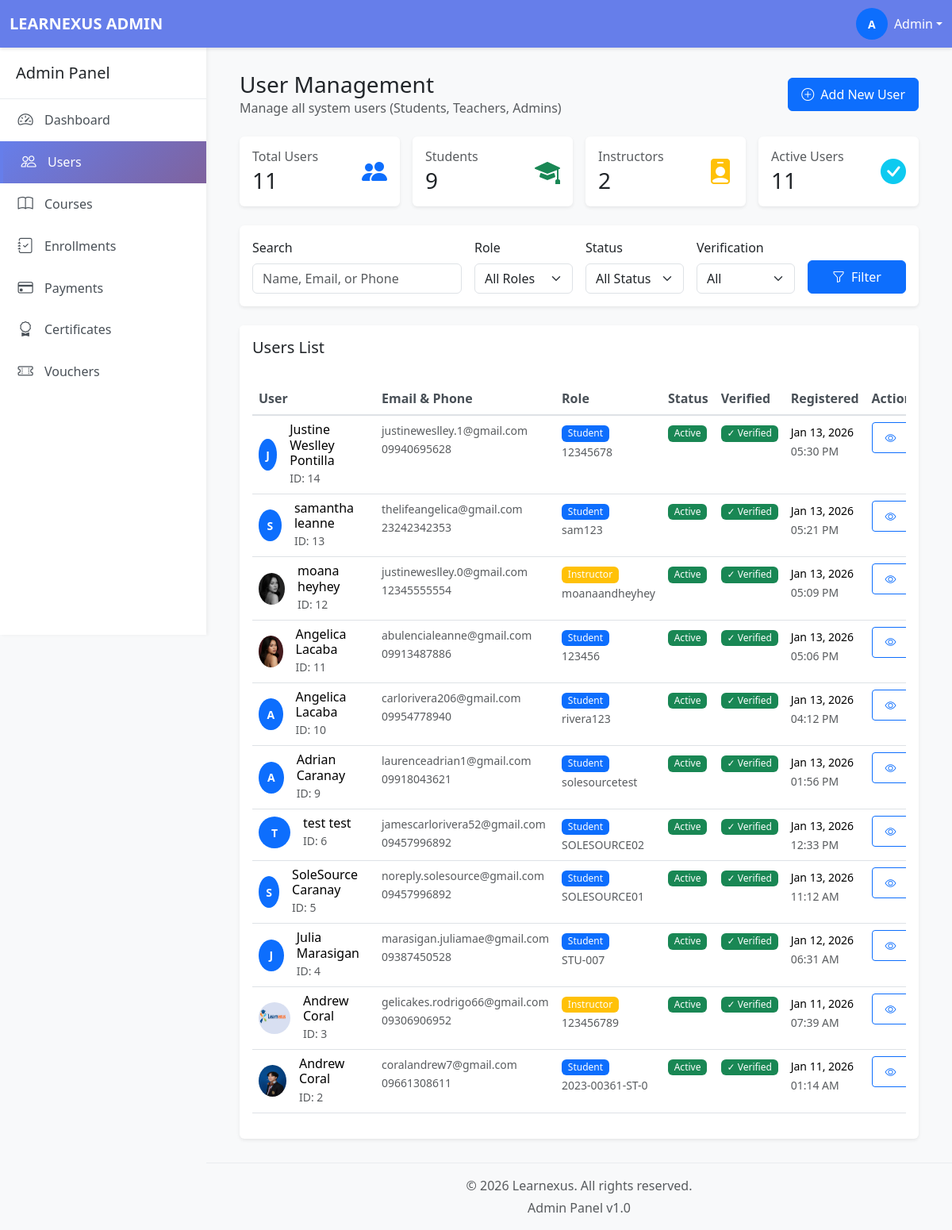
Screenshot of /admin/users.php (signed in) with the database file from the repository.
### tables this page shows
CREATE TABLE `users` (
  `userID` int(11) NOT NULL,
  `email` varchar(255) NOT NULL,
  `passwordHash` varchar(255) NOT NULL,
  `firstName` varchar(100) NOT NULL,
  `lastName` varchar(100) NOT NULL,
  `middleInitial` varchar(5) NOT NULL,
  `phone` varchar(20) DEFAULT NULL,
  `avatar` varchar(255) DEFAULT NULL,
  `phoneVerified` tinyint(1) DEFAULT 0,
  `emailVerified` tinyint(1) DEFAULT 0,
  `role` enum('student','instructor','admin') DEFAULT 'student',
  `status` enum('active','inactive','suspended') DEFAULT 'active',
  `createdAt` timestamp NOT NULL DEFAULT current_timestamp(),
  `studentNumber` varchar(50) DEFAULT NULL,
  `teacherNumber` varchar(50) DEFAULT NULL
);

### admin/users.php (the view, shortened to what this page needs)
<?php
require_once '../database/db_connect.php';
$limit = 20;
$page = isset($_GET['page']) ? (int)$_GET['page'] : 1;
$offset = ($page - 1) * $limit;
$search = isset($_GET['search']) ? trim($_GET['search']) : '';
$whereClauses = [];
$params = [];
if (isset($_SESSION['user_id'])) {
    $whereClauses[] = "userID != ?";
    $params[] = $_SESSION['user_id'];
}
$whereSQL = !empty($whereClauses) ? 'WHERE ' . implode(' AND ', $whereClauses) : '';
$sql = "SELECT * FROM users $whereSQL ORDER BY createdAt DESC";
$sql .= " LIMIT " . (int)$limit . " OFFSET " . (int)$offset;
$stmt = $conn->prepare($sql);
if (!empty($params)) {
    $stmt->execute($params);
} else {
    $stmt->execute();
}
$users = $stmt->fetchAll(PDO::FETCH_ASSOC);
$statsStmt = $conn->query("
    SELECT
        COUNT(CASE WHEN role != 'admin' THEN 1 END) AS total,
        COUNT(CASE WHEN role = 'student' THEN 1 END) AS students,
        COUNT(CASE WHEN role = 'instructor' THEN 1 END) AS instructors,
        COUNT(CASE WHEN role = 'admin' THEN 1 END) AS admins,
        COUNT(CASE WHEN status = 'active' AND role != 'admin' THEN 1 END) AS active,
        COUNT(CASE WHEN status = 'suspended' AND role != 'admin' THEN 1 END) AS suspended,
        COUNT(CASE WHEN emailVerified = 1 AND phoneVerified = 1 AND role != 'admin' THEN 1 END) AS verified
    FROM users
");
$stats = $statsStmt->fetch(PDO::FETCH_ASSOC);
include 'includes/header.php';
include 'includes/sidebar.php';
?>
<div class="main-content">
    <div class="container-fluid">
        <div class="d-flex justify-content-between align-items-center mb-4">
            <div>
                <h1 class="h3 mb-0">User Management</h1>
                <p class="text-muted mb-0">Manage all system users (Students, Teachers, Admins)</p>
            </div>
            <div>
                <button class="btn btn-primary" data-bs-toggle="modal" data-bs-target="#addUserModal">
                    <i class="bi bi-plus-circle me-2"></i>Add New User
                </button>
            </div>
        </div>
        <div class="row g-3 mb-4">
            <div class="col-lg-3 col-md-6">
                <div class="card border-0 shadow-sm">
                    <div class="card-body">
                        <div class="d-flex justify-content-between align-items-center">
                            <div>
                                <h6 class="text-muted mb-1">Total Users</h6>
                                <h3 class="mb-0"><?php echo number_format($stats['total']); ?></h3>
                            </div>
                            <div class="text-primary">
                                <i class="bi bi-people-fill fs-2"></i>
                            </div>
                        </div>
                    </div>
                </div>
            </div>
            <div class="col-lg-3 col-md-6">
                <div class="card border-0 shadow-sm">
                    <div class="card-body">
                        <div class="d-flex justify-content-between align-items-center">
                            <div>
                                <h6 class="text-muted mb-1">Students</h6>
                                <h3 class="mb-0"><?php echo number_format($stats['students']); ?></h3>
                            </div>
                            <div class="text-success">
                                <i class="bi bi-mortarboard-fill fs-2"></i>
                            </div>
                        </div>
                    </div>
                </div>
            </div>
            <div class="col-lg-3 col-md-6">
                <div class="card border-0 shadow-sm">
                    <div class="card-body">
                        <div class="d-flex justify-content-between align-items-center">
                            <div>
                                <h6 class="text-muted mb-1">Instructors</h6>
                                <h3 class="mb-0"><?php echo number_format($stats['instructors']); ?></h3>
                            </div>
                            <div class="text-warning">
                                <i class="bi bi-person-badge-fill fs-2"></i>
                            </div>
                        </div>
                    </div>
                </div>
            </div>
            <div class="col-lg-3 col-md-6">
                <div class="card border-0 shadow-sm">
                    <div class="card-body">
                        <div class="d-flex justify-content-between align-items-center">
                            <div>
                                <h6 class="text-muted mb-1">Active Users</h6>
                                <h3 class="mb-0"><?php echo number_format($stats['active']); ?></h3>
                            </div>
                            <div class="text-info">
                                <i class="bi bi-check-circle-fill fs-2"></i>
                            </div>
                        </div>
                    </div>
                </div>
            </div>
        </div>
        <div class="card border-0 shadow-sm mb-4">
            <div class="card-body">
                <form method="GET" action="" class="row g-3">
                    <div class="col-md-4">
                        <label class="form-label">Search</label>
                        <input type="text"
                               class="form-control"
                               name="search"
                               placeholder="Name, Email, or Phone"
                               value="<?php echo htmlspecialchars($search); ?>">
                    </div>
                    <div class="col-md-2">
                        <label class="form-label">Role</label>
                        <select class="form-select" name="role">
                            <option value="">All Roles</option>
                        </select>
                    </div>
                    <div class="col-md-2">
                        <label class="form-label">Status</label>
                        <select class="form-select" name="status">
                            <option value="">All Status</option>
                        </select>
                    </div>
                    <div class="col-md-2">
                        <label class="form-label">Verification</label>
                        <select class="form-select" name="verified">
                            <option value="">All</option>
                        </select>
                    </div>
                    <div class="col-md-2 d-flex align-items-end">
                        <button type="submit" class="btn btn-primary w-100">
                            <i class="bi bi-funnel me-2"></i>Filter
                        </button>
                    </div>
                </form>
            </div>
        </div>
        <div class="card border-0 shadow-sm">
            <div class="card-header bg-white border-0 py-3">
                <h5 class="mb-0">Users List</h5>
            </div>
            <div class="card-body">
                <?php if (empty($users)): ?>
                    <div class="text-center py-5">
                        <i class="bi bi-people fs-1 text-muted"></i>
                        <h5 class="mt-3">No users found</h5>
                        <p class="text-muted">Try adjusting your search or filter criteria</p>
                    </div>
                <?php else: ?>
                    <div class="table-responsive">
                        <table class="table table-hover">
                            <thead>
                                <tr>
                                    <th>User</th>
                                    <th>Email & Phone</th>
                                    <th>Role</th>
                                    <th>Status</th>
                                    <th>Verified</th>
                                    <th>Registered</th>
                                    <th>Actions</th>
                                </tr>
                            </thead>
                            <tbody>
                                <?php foreach ($users as $user): ?>
                                    <tr>
                                        <td>
                                            <div class="d-flex align-items-center">
                                                <?php if (!empty($user['avatar'])): ?>
                                                    <img src="<?php echo htmlspecialchars($user['avatar']); ?>"
                                                         class="rounded-circle me-3"
                                                         width="40"
                                                         height="40"
                                                         alt="Avatar">
                                                <?php else: ?>
                                                    <div class="avatar-sm bg-primary text-white rounded-circle d-flex align-items-center justify-content-center me-3">
                                                        <?php echo strtoupper(substr($user['firstName'], 0, 1)); ?>
                                                    </div>
                                                <?php endif; ?>
                                                <div>
                                                    <h6 class="mb-0"><?php echo htmlspecialchars($user['firstName'] . ' ' . $user['lastName']); ?></h6>
                                                    <small class="text-muted">ID: <?php echo $user['userID']; ?></small>
                                                </div>
                                            </div>
                                        </td>
                                        <td>
                                            <div>
                                                <small class="text-muted d-block"><?php echo htmlspecialchars($user['email']); ?></small>
                                                <small class="text-muted"><?php echo htmlspecialchars($user['phone'] ?? 'N/A'); ?></small>
                                            </div>
                                        </td>
                                        <td>
                                            <span class="badge bg-<?php
                                                echo $user['role'] === 'admin' ? 'danger' :
                                                    ($user['role'] === 'instructor' ? 'warning' : 'primary');
                                            ?>">
                                                <?php echo ucfirst($user['role']); ?>
                                            </span>
                                            <?php if ($user['role'] === 'student' && !empty($user['studentNumber'])): ?>
                                                <br><small class="text-muted"><?php echo $user['studentNumber']; ?></small>
                                            <?php elseif ($user['role'] === 'instructor' && !empty($user['teacherNumber'])): ?>
                                                <br><small class="text-muted"><?php echo $user['teacherNumber']; ?></small>
                                            <?php endif; ?>
                                        </td>
                                        <td>
                                            <span class="badge bg-<?php
                                                echo $user['status'] === 'active' ? 'success' :
                                                    ($user['status'] === 'suspended' ? 'danger' : 'secondary');
                                            ?>">
                                                <?php echo ucfirst($user['status']); ?>
                                            </span>
                                        </td>
                                        <td>
                                            <?php if ($user['emailVerified'] && $user['phoneVerified']): ?>
                                                <span class="badge bg-success">✓ Verified</span>
                                            <?php else: ?>
                                                <span class="badge bg-warning">
                                                    <?php echo ($user['emailVerified'] ? 'Email✓' : 'Email✗') . ' / ' . ($user['phoneVerified'] ? 'Phone✓' : 'Phone✗'); ?>
                                                </span>
                                            <?php endif; ?>
                                        </td>
                                        <td>
                                            <small><?php echo date('M d, Y', strtotime($user['createdAt'])); ?></small>
                                            <br><small class="text-muted"><?php echo date('h:i A', strtotime($user['createdAt'])); ?></small>
                                        </td>
                                        <td>
                                            <div class="btn-group btn-group-sm">
                                                <a href="user_view.php?id=<?php echo $user['userID']; ?>&return=<?php echo urlencode($_SERVER['REQUEST_URI']); ?>"
                                                   class="btn btn-outline-primary"
                                                   data-bs-toggle="tooltip"
                                                   title="View">
                                                    <i class="bi bi-eye"></i>
                                                </a>
                                            </div>
                                        </td>
                                    </tr>
                                <?php endforeach; ?>
                            </tbody>
                        </table>
                    </div>
                <?php endif; ?>
            </div>
        </div>
    </div>
</div>
<?php include 'includes/footer.php'; ?>

### rows the page displays
users: firstName "J", firstName+lastName "Justine Weslley Pontilla", userID "14", email "justineweslley.1@gmail.com", phone "09940695628", role "Student", studentNumber "12345678", status "Active", emailVerified "✓ Verified", createdAt "Jan 13, 2026", createdAt "05:30 PM"
users: firstName "S", firstName+lastName "samantha leanne", userID "13", email "thelifeangelica@gmail.com", phone "23242342353", role "Student", studentNumber "sam123", status "Active", emailVerified "✓ Verified", createdAt "Jan 13, 2026", createdAt "05:21 PM"
users: avatar (picture), firstName+lastName "moana heyhey", userID "12", email "justineweslley.0@gmail.com", phone "12345555554", role "Instructor", teacherNumber "moanaandheyhey", status "Active", emailVerified "✓ Verified", createdAt "Jan 13, 2026", createdAt "05:09 PM"
users: avatar (picture), firstName+lastName "Angelica Lacaba", userID "11", email "abulencialeanne@gmail.com", phone "09913487886", role "Student", studentNumber "123456", status "Active", emailVerified "✓ Verified", createdAt "Jan 13, 2026", createdAt "05:06 PM"
users: firstName "A", firstName+lastName "Angelica Lacaba", userID "10", email "carlorivera206@gmail.com", phone "09954778940", role "Student", studentNumber "rivera123", status "Active", emailVerified "✓ Verified", createdAt "Jan 13, 2026", createdAt "04:12 PM"
users: firstName "A", firstName+lastName "Adrian Caranay", userID "9", email "laurenceadrian1@gmail.com", phone "09918043621", role "Student", studentNumber "solesourcetest", status "Active", emailVerified "✓ Verified", createdAt "Jan 13, 2026", createdAt "01:56 PM"
users: firstName "T", firstName+lastName "test test", userID "6", email "jamescarlorivera52@gmail.com", phone "09457996892", role "Student", studentNumber "SOLESOURCE02", status "Active", emailVerified "✓ Verified", createdAt "Jan 13, 2026", createdAt "12:33 PM"
users: firstName "S", firstName+lastName "SoleSource Caranay", userID "5", email "noreply.solesource@gmail.com", phone "09457996892", role "Student", studentNumber "SOLESOURCE01", status "Active", emailVerified "✓ Verified", createdAt "Jan 13, 2026", createdAt "11:12 AM"
users: firstName "J", firstName+lastName "Julia Marasigan", userID "4", email "marasigan.juliamae@gmail.com", phone "09387450528", role "Student", studentNumber "STU-007", status "Active", emailVerified "✓ Verified", createdAt "Jan 12, 2026", createdAt "06:31 AM"
users: avatar (picture), firstName+lastName "Andrew Coral", userID "3", email "gelicakes.rodrigo66@gmail.com", phone "09306906952", role "Instructor", teacherNumber "123456789", status "Active", emailVerified "✓ Verified", createdAt "Jan 11, 2026", createdAt "07:39 AM"
users: avatar (picture), firstName+lastName "Andrew Coral", userID "2", email "coralandrew7@gmail.com", phone "09661308611", role "Student", studentNumber "2023-00361-ST-0", status "Active", emailVerified "✓ Verified", createdAt "Jan 11, 2026", createdAt "01:14 AM"

### other values shown
substr($_SESSION['first_name'], 0, 1) "A"
$_SESSION['first_name'] "Admin"
$stats['total'] "11"
$stats['students'] "9"
$stats['instructors'] "2"
$stats['active'] "11"
